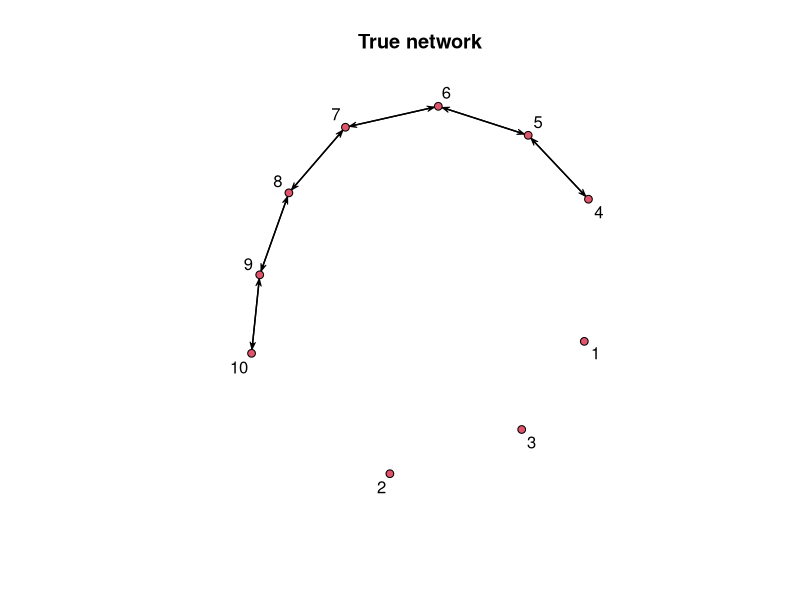

Write the R code that produced this figure. (Note: this script raises an error after producing the figure.)
rm(list=ls())

library(glasso)

n <- 100
p <- 10

# Construct a sparse precision matrix

 trueP <- diag(p)
 for(j in 5:p){
  trueP[j,j-1] <- -.4
  trueP[j-1,j] <- -.4
 }
 trueS <- solve(trueP)
 trueA <- ifelse(trueP!=0 & row(trueP)!=col(trueP),1,0)

 trueP
 trueS
 trueA

 library(network)
 g <- network(trueA)
 plot(g,label=1:p,main="True network")
 
# Generate data

 x <- matrix(rnorm(n*p),n,p)%*%chol(trueS)
 S <- cov(x)
 S

# Compute the tuning parameter using BIC

 nr  <- 100
 rho <- seq(0.1,1,length=nr)
 bic <- rho
 for(j in 1:nr){
  a       <- glasso(S,rho[j])
  p_off_d <- sum(a$wi!=0 & col(S)<row(S))
  bic[j]  <- -2*(a$loglik) + p_off_d*log(n)
 }

 best <- which.min(bic)
 plot(rho,bic)
 points(rho[best],bic[best],pch=19)

# Plot the graph obtained from graph lasso

 a <- glasso(S,rho[best])
 P <- a$wi
 A <- ifelse(P!=0 & row(P)!=col(P),1,0)

 g <- network(A)
 plot(g,label=1:p,main="Estimated network")
 
